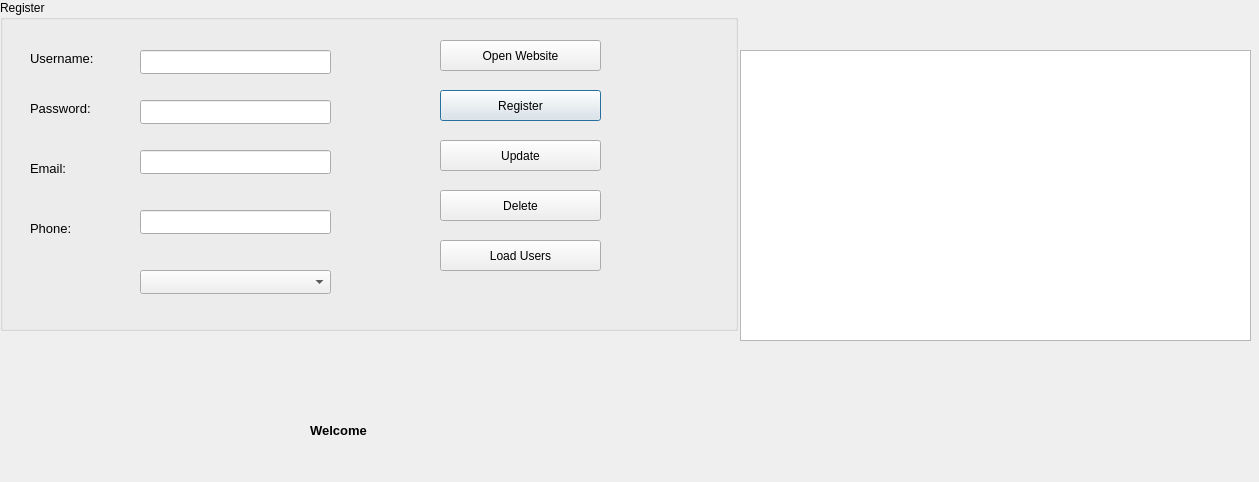
<?xml version="1.0" encoding="UTF-8"?>
<ui version="4.0">
 <class>Interface</class>
 <widget class="QDialog" name="Interface">
  <property name="geometry">
   <rect>
    <x>0</x>
    <y>0</y>
    <width>1259</width>
    <height>482</height>
   </rect>
  </property>
  <property name="windowTitle">
   <string>Dialog</string>
  </property>
  <widget class="QLabel" name="label">
   <property name="geometry">
    <rect>
     <x>310</x>
     <y>420</y>
     <width>131</width>
     <height>20</height>
    </rect>
   </property>
   <property name="font">
    <font>
     <pointsize>10</pointsize>
     <weight>75</weight>
     <bold>true</bold>
    </font>
   </property>
   <property name="text">
    <string>Welcome </string>
   </property>
  </widget>
  <widget class="QGroupBox" name="groupBox">
   <property name="geometry">
    <rect>
     <x>0</x>
     <y>0</y>
     <width>738</width>
     <height>331</height>
    </rect>
   </property>
   <property name="title">
    <string>Register</string>
   </property>
   <widget class="QLabel" name="label_2">
    <property name="geometry">
     <rect>
      <x>30</x>
      <y>50</y>
      <width>101</width>
      <height>16</height>
     </rect>
    </property>
    <property name="font">
     <font>
      <family>Arial</family>
      <pointsize>10</pointsize>
     </font>
    </property>
    <property name="text">
     <string>Username:</string>
    </property>
   </widget>
   <widget class="QLabel" name="label_3">
    <property name="geometry">
     <rect>
      <x>30</x>
      <y>160</y>
      <width>101</width>
      <height>16</height>
     </rect>
    </property>
    <property name="font">
     <font>
      <family>Arial</family>
      <pointsize>10</pointsize>
     </font>
    </property>
    <property name="text">
     <string>Email:</string>
    </property>
   </widget>
   <widget class="QLineEdit" name="txtUername">
    <property name="geometry">
     <rect>
      <x>140</x>
      <y>50</y>
      <width>191</width>
      <height>24</height>
     </rect>
    </property>
   </widget>
   <widget class="QLineEdit" name="txtPassword">
    <property name="geometry">
     <rect>
      <x>140</x>
      <y>100</y>
      <width>191</width>
      <height>24</height>
     </rect>
    </property>
    <property name="echoMode">
     <enum>QLineEdit::Password</enum>
    </property>
   </widget>
   <widget class="QPushButton" name="btnReg">
    <property name="geometry">
     <rect>
      <x>440</x>
      <y>90</y>
      <width>161</width>
      <height>31</height>
     </rect>
    </property>
    <property name="text">
     <string>Register</string>
    </property>
   </widget>
   <widget class="QLabel" name="label_4">
    <property name="geometry">
     <rect>
      <x>30</x>
      <y>100</y>
      <width>101</width>
      <height>16</height>
     </rect>
    </property>
    <property name="font">
     <font>
      <family>Arial</family>
      <pointsize>10</pointsize>
     </font>
    </property>
    <property name="text">
     <string>Password:</string>
    </property>
   </widget>
   <widget class="QLineEdit" name="txtEmail">
    <property name="geometry">
     <rect>
      <x>140</x>
      <y>150</y>
      <width>191</width>
      <height>24</height>
     </rect>
    </property>
    <property name="echoMode">
     <enum>QLineEdit::Normal</enum>
    </property>
   </widget>
   <widget class="QLabel" name="label_8">
    <property name="geometry">
     <rect>
      <x>30</x>
      <y>220</y>
      <width>101</width>
      <height>16</height>
     </rect>
    </property>
    <property name="font">
     <font>
      <family>Arial</family>
      <pointsize>10</pointsize>
     </font>
    </property>
    <property name="text">
     <string>Phone:</string>
    </property>
   </widget>
   <widget class="QLineEdit" name="txtPhone">
    <property name="geometry">
     <rect>
      <x>140</x>
      <y>210</y>
      <width>191</width>
      <height>24</height>
     </rect>
    </property>
    <property name="echoMode">
     <enum>QLineEdit::Normal</enum>
    </property>
   </widget>
   <widget class="QPushButton" name="btnReg_2">
    <property name="geometry">
     <rect>
      <x>440</x>
      <y>140</y>
      <width>161</width>
      <height>31</height>
     </rect>
    </property>
    <property name="text">
     <string>Update</string>
    </property>
   </widget>
   <widget class="QPushButton" name="btnDelete">
    <property name="geometry">
     <rect>
      <x>440</x>
      <y>190</y>
      <width>161</width>
      <height>31</height>
     </rect>
    </property>
    <property name="text">
     <string>Delete</string>
    </property>
   </widget>
   <widget class="QPushButton" name="btnLoad">
    <property name="geometry">
     <rect>
      <x>440</x>
      <y>240</y>
      <width>161</width>
      <height>31</height>
     </rect>
    </property>
    <property name="text">
     <string>Load Users</string>
    </property>
   </widget>
   <widget class="QComboBox" name="comboName">
    <property name="geometry">
     <rect>
      <x>140</x>
      <y>270</y>
      <width>191</width>
      <height>24</height>
     </rect>
    </property>
   </widget>
   <widget class="QPushButton" name="btnLoad_2">
    <property name="geometry">
     <rect>
      <x>440</x>
      <y>40</y>
      <width>161</width>
      <height>31</height>
     </rect>
    </property>
    <property name="text">
     <string>Open Website</string>
    </property>
   </widget>
  </widget>
  <widget class="QTableView" name="tableView">
   <property name="geometry">
    <rect>
     <x>740</x>
     <y>50</y>
     <width>511</width>
     <height>291</height>
    </rect>
   </property>
  </widget>
  <zorder>tableView</zorder>
  <zorder>label</zorder>
  <zorder>groupBox</zorder>
 </widget>
 <resources/>
 <connections/>
</ui>
